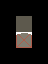

Rendered tile map (Tiled .tmx) drawn with the repository's tilesets; below, a short description and the full map source, tile grids included:
An orthogonal 3x4 tile map with 16x16 px tiles, 3 tile layers (regions, input_Colliders, output_Docks), 2 tilesets.

<map version="1.2" tiledversion="1.2.3" orientation="orthogonal" renderorder="right-down" width="3" height="4" tilewidth="16" tileheight="16" infinite="0" nextlayerid="24" nextobjectid="1">
 <properties>
  <property name="AutoMappingRadius" type="int" value="2" />
  <property name="DeleteTiles" type="bool" value="true" />
  <property name="MatchOutsideMap" type="bool" value="true" />
 </properties>
 <tileset firstgid="1" source="tilesets/TilesetForest.tsx" />
 <tileset firstgid="129" source="tilesets/TilesetDocks.tsx" />
 <layer id="21" name="regions" width="3" height="4">
  <data encoding="csv">
0,0,0,
0,26,0,
0,26,0,
0,0,0
</data>
 </layer>
 <layer id="22" name="input_Colliders" width="3" height="4" opacity="0.5">
  <properties>
   <property name="StrictEmpty" type="bool" value="true" />
  </properties>
  <data encoding="csv">
0,0,0,
0,18,0,
0,8,0,
0,0,0
</data>
 </layer>
 <layer id="23" name="output_Docks" width="3" height="4">
  <data encoding="csv">
0,0,0,
0,0,0,
0,194,0,
0,0,0
</data>
 </layer>
</map>
